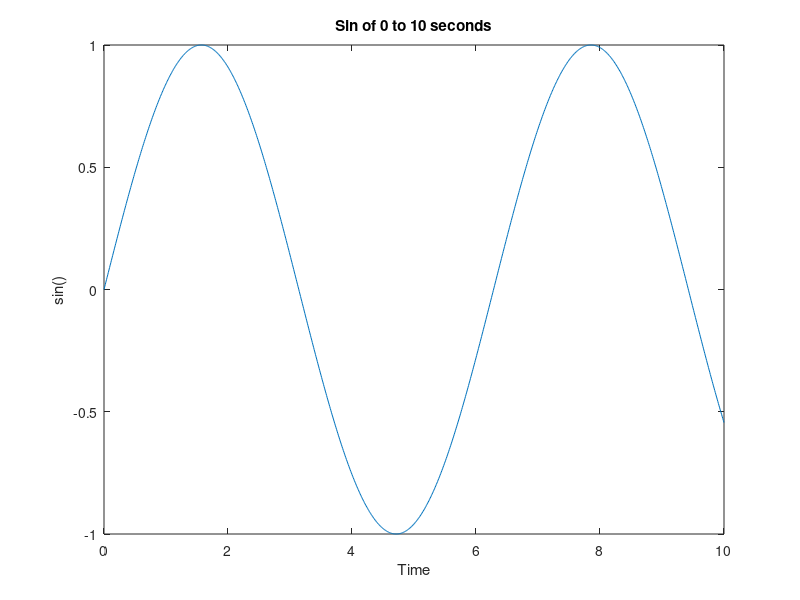
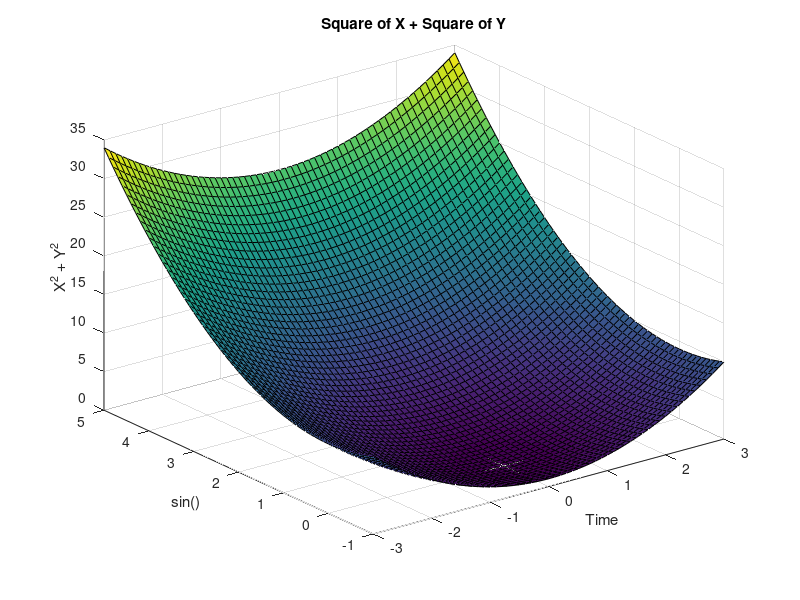

Reproduce these figures in MATLAB, in order.
% Part A
A = randn(3,3);
B = eye(3);
C = A + B;
D = C*[2;5;9];

% Part B
figure;
t = 0:0.01:10;
y = sin(t);
plot(t,y);
hold on;
title('Sin of 0 to 10 seconds');
xlabel('Time');
ylabel('sin()');
hold off;

% Part C
figure;
[x,y] = meshgrid(-3:0.1:3, -1:0.1:5);
z = x.^2 + y.^2;
surf(x,y,z);
hold on;
title('Square of X + Square of Y');
xlabel('Time');
ylabel('sin()');
zlabel('X^2 + Y^2');
hold off;

% Part D
s = tf('s');
func = s^4 + 3*s^3 - 15*s^2 - 2*s + 9;
roots = zero(func);
